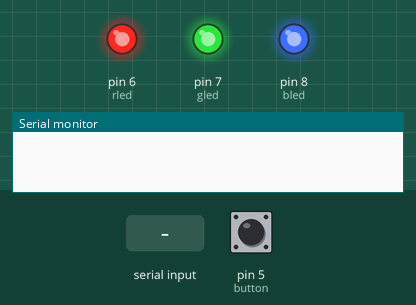
The sketch below on a simulated Arduino Uno, built with avr-gcc and run on an emulated ATmega328P. On the bench: output pins drawn as LEDs (lit = HIGH), the last lines printed to the serial monitor. Inputs (shaded band) come from the test bench; at power-on: pin 5 (button) HIGH.

Above: at 1.2 s.
1.3 s: "G" received over the second serial link
At 2.5 s:
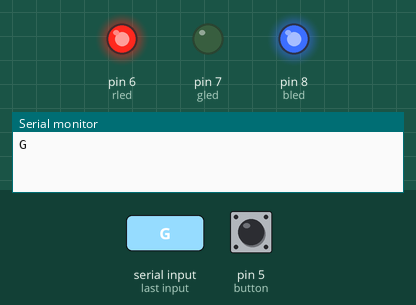
2.8 s: pin 5 (button) pulled LOW for 3.2 s
At 4.5 s:
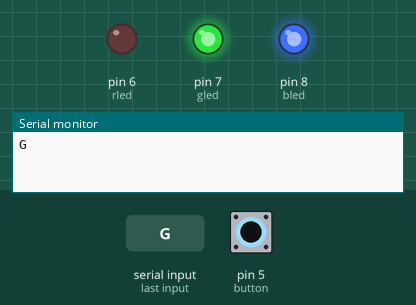
8.3 s: "B" received over the second serial link
At 9.1 s:
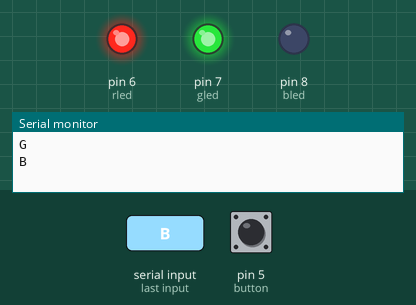
9.8 s: "R" received over the second serial link
At 10.2 s:
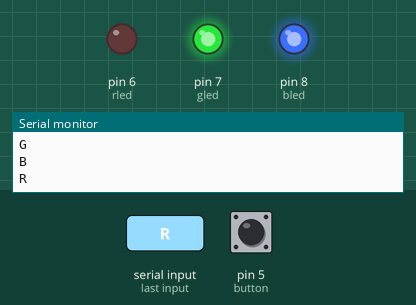
Timing chart, 0 to 12.3 s (numbered marks = the images above; inputs shaded):
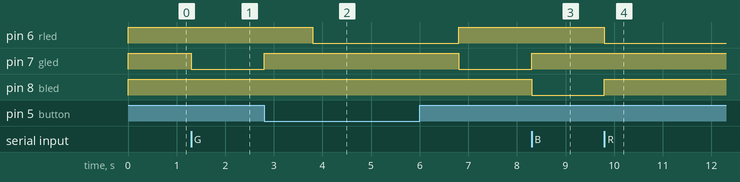

Measured:
- after the input at 1.3 s, pin 7 (gled): HIGH → LOW at once
- after the input at 2.8 s, pin 6 (rled): HIGH → LOW after 1.0 s, → HIGH 3.0 s later; pin 7 (gled): LOW → HIGH at once, → LOW 4.0 s later
- after the input at 8.3 s, pin 7 (gled): LOW → HIGH at once; pin 8 (bled): HIGH → LOW at once
- after the input at 9.8 s, pin 6 (rled): HIGH → LOW at once; pin 8 (bled): LOW → HIGH at once

The sketch:

Button_Bluetooth.ino
```cpp
#include <SoftwareSerial.h>

SoftwareSerial BTSerial(10, 11);

int cont = 0;
int state = 0;

bool alarm = false;
bool palarm = false;
bool green;
bool red;
bool blue;
bool off = false;

const int gled = 7;
const int bled = 8;
const int rled = 6;
const int button = 5;

int buttonstate = 1;

void setup()
{
  BTSerial.begin(9600);
  Serial.begin(9600);

  pinMode(gled, OUTPUT);
  pinMode(rled, OUTPUT);
  pinMode(bled, OUTPUT);
  pinMode(button, INPUT);

  digitalWrite(gled, HIGH);
  digitalWrite(rled, HIGH);
  digitalWrite(bled, HIGH);

}
void loop()
{
  rxCom();

  checkButton();

  checkShutdown();

  cont = 0;

}

void rxCom()
{
  if (BTSerial.available() > 0)
  {
    // Checks whether data is comming from the serial port
    state = BTSerial.read(); // Reads the data from the serial port
    Serial.write(state);
    Serial.println();
  };

  //Recieving bledtooth Commands
  if (state == 'G')
  {
    digitalWrite(gled, LOW); // LED ON
    digitalWrite(rled, HIGH); // LED ON
    digitalWrite(bled, HIGH); // LED ON
  }
  else if (state == 'R')
  {
    digitalWrite(rled, LOW); // LED ON
    digitalWrite(gled, HIGH); // LED ON
    digitalWrite(bled, HIGH); // LED ON
  }
  else if (state == 'B')
  {
    digitalWrite(bled, LOW); // LED ON
    digitalWrite(gled, HIGH); // LED ON
    digitalWrite(rled, HIGH); // LED ON
  }
  else if (state == '0')
  {
    digitalWrite(bled, HIGH); // LED ON
    digitalWrite(gled, HIGH); // LED ON
    digitalWrite(rled, HIGH); // LED ON
  }
}

void checkButton()
{
  // Reading the button
  buttonstate = digitalRead(button);
  while (!alarm && buttonstate == LOW && cont != 10)
  {
    //BTSerial.write("Ni hao\r\n"); // Sends '1' to the master to turn on LED
    cont++;

    if(cont >= 2 && cont <= 4)
    {
      glowRed();
      palarm = true;
    }
    else if(cont >= 4 && cont <= 6)
    {
      glowBlue();
      palarm = true;
    }
    else if(cont >= 6 && cont <= 8)
    {
      glowGreen();
      palarm = true;
    }
    else
    {
      glowOff();
      palarm = false;
    }

    delay(1000);
    buttonstate = digitalRead(button);
  }

  if(palarm)
  {
    if(red)
    {
      BTSerial.write("Crime\r\n");
    }
    else if(blue)
    {
      BTSerial.write("Personal Emergency\r\n");
    }
    else if(green)
    {
      BTSerial.write("Suspicious Activity\r\n");
    }

    alarm = true;
    palarm = false;
  }
}

void checkShutdown()
{
  // Shutting alarm off
  buttonstate = digitalRead(button);
  while (alarm && buttonstate == LOW)
  {
    if(cont == 3)
    {
      off = true;
      BTSerial.write("No Alarm\r\n");

      glowOff();
    }

    delay(1000);
    cont++;
    buttonstate = digitalRead(button);
  }

  if(off)
  {
    alarm = false;
    off = false;
    //BTSerial.write("\r\n");
  }
}

void glowRed()
{
  digitalWrite(rled, LOW); // LED ON
  digitalWrite(gled, HIGH); // LED ON
  digitalWrite(bled, HIGH); // LED ON
  red = true;
  green = false;
  blue = false;
}

void glowBlue()
{
  digitalWrite(bled, LOW); // LED ON
  digitalWrite(gled, HIGH); // LED ON
  digitalWrite(rled, HIGH); // LED ON
  blue = true;
  green = false;
  red = false;
}

void glowGreen()
{
  digitalWrite(gled, LOW); // LED ON
  digitalWrite(rled, HIGH); // LED ON
  digitalWrite(bled, HIGH); // LED ON
  green = true;
  red = false;
  blue = false;
}

void glowOff()
{
  digitalWrite(gled, HIGH); // LED ON
  digitalWrite(rled, HIGH); // LED ON
  digitalWrite(bled, HIGH); // LED ON
  green = false;
  red = false;
  blue = false;
}
```
